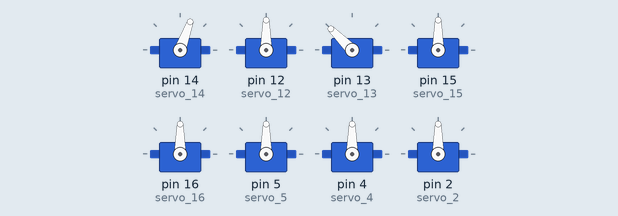
Simulated run of this sketch. Board: Arduino Uno, built with avr-gcc and run on an emulated ATmega328P. Shown: 8 × servo.

Above: at 0.05 s.
At 1.2 s:
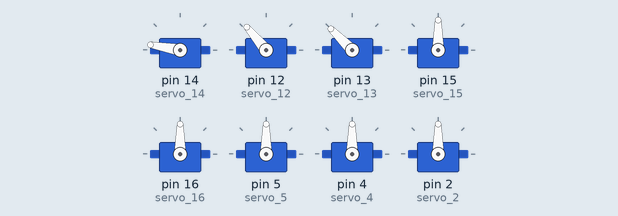
At 1.6 s:
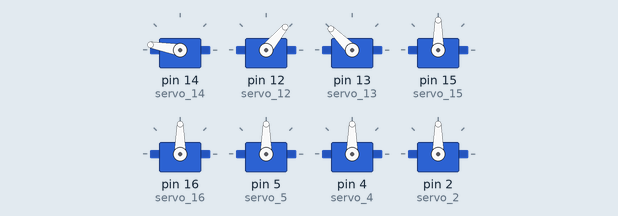
At 2.4 s:
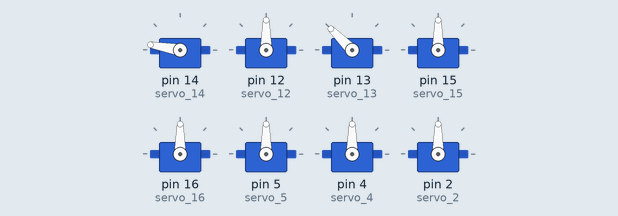
Timing chart, 0 to 6.4 s (numbered marks = the images above):
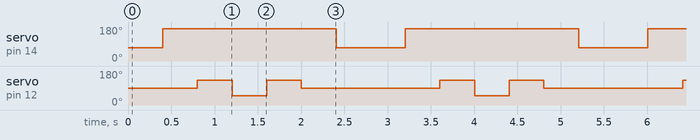

Measured:
- by itself, servo on pin 14 (servo_14): alternates 170° for 2.0 s and 70° for 0.80 s
- by itself, servo on pin 12 (servo_12): repeats every 2.8 s: 50° 0.40 s, 130° 0.40 s, 90° 1.6 s, 130° 0.40 s

The sketch:

6.3say_hello.ino
```cpp
#include <Servo.h>
Servo servo_14;//Upper right [paw]
Servo servo_12;//Upper right [arm]
Servo servo_13;//Lower right [arm]
Servo servo_15;//Lower right [paw]
Servo servo_16;//Upper left [paw]
Servo servo_5;//Upper left [arm]
Servo servo_4;//Lower left [arm]
Servo servo_2;//Lower left [paw]

//Create an array of hello actions
int array8[7][9] = {
 {70, 90, 135, 90, 90, 90, 90, 90, 400},//Left upper paw, right lower paw, left lower paw down
 {170, 90, 135, 90, 90, 90, 90, 90, 400},//Right upper paw raised
 {170, 130, 135, 90, 90, 90, 90, 90, 400},//Swing your right upper arm forward
 {170, 50, 135, 90, 90, 90, 90, 90, 400},//Swing your right upper arm back
 {170, 130, 135, 90, 90, 90, 90, 90, 400},//Swing your right upper arm forward
 {170, 90, 135, 90, 90, 90, 90, 90, 400},//Swing your right upper arm back
 {70, 90, 135, 90, 90, 90, 90, 90, 400},//Right upper arm down
};

//Set the hello function
void hello() {
 for (int i = 0; i <= 6; i = i + 1) {
  servo_14.write(array8[i][0]);
  servo_12.write(array8[i][1]);
  servo_13.write(array8[i][2]);
  servo_15.write(array8[i][3]);
  servo_16.write(array8[i][4]);
  servo_5.write(array8[i][5]);
  servo_4.write(array8[i][6]);
  servo_2.write(array8[i][7]);
  delay(array8[i][8]);
 }
}

void setup() {
  servo_14.attach(14);
  servo_12.attach(12);
  servo_13.attach(13);
  servo_15.attach(15);
  servo_16.attach(16);
  servo_5.attach(5);
  servo_4.attach(4);
  servo_2.attach(2);
}

// Run the hello program
void loop() {
  hello();
}
```
